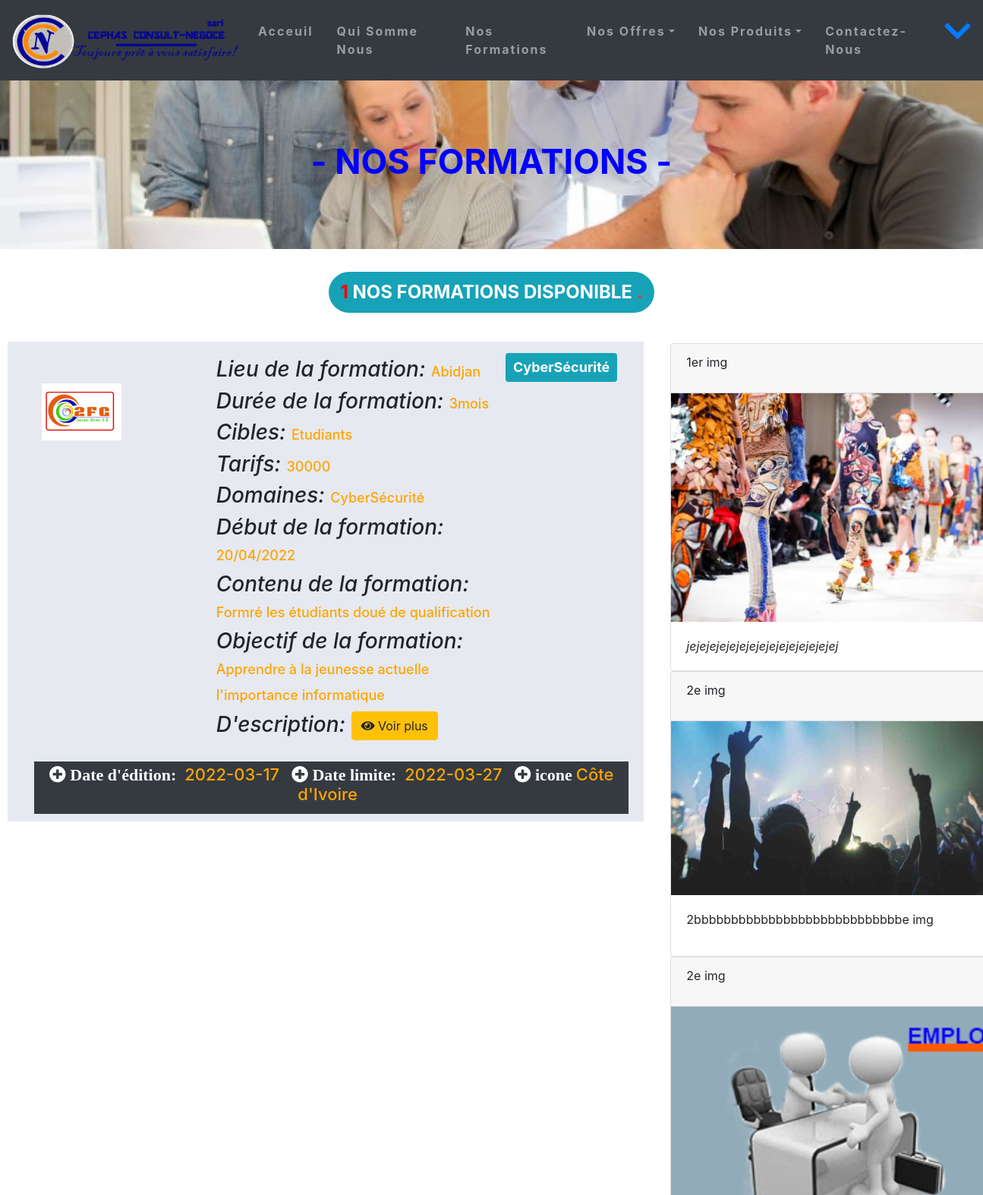
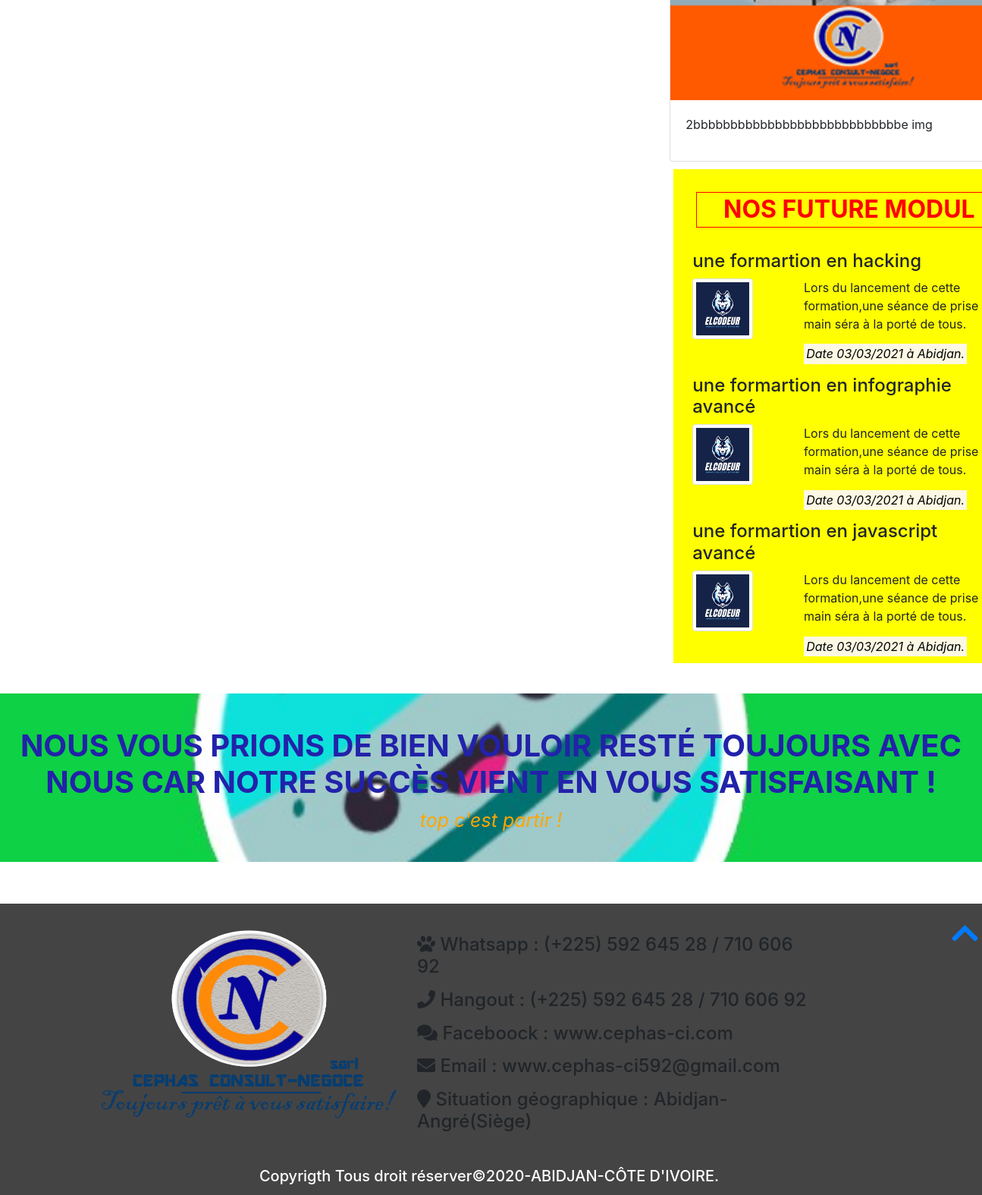
The app's page /nos-formations.php with its own data (2 pictures, top to bottom).
### tables this page shows
CREATE TABLE `formations` (
  `id_formation` int(11) NOT NULL,
  `titre` longtext NOT NULL,
  `contenu` longtext NOT NULL,
  `cible` longtext NOT NULL,
  `duree` varchar(255) NOT NULL,
  `objectif` longtext NOT NULL,
  `debut` varchar(255) NOT NULL,
  `lieu` longtext NOT NULL,
  `tarif` longtext NOT NULL,
  `date_pub` date NOT NULL,
  `date_exp` date NOT NULL,
  `description` longtext NOT NULL,
  `image` longtext NOT NULL,
  `etat` int(250) NOT NULL
);

### redirection-pages/page-formation.php (the view, shortened to what this page needs)
<?php
	$db=new PDO('mysql:host=localhost;dbname=db_cephas','root','',array(PDO::ATTR_ERRMODE=>PDO::ERRMODE_EXCEPTION ));
	$reqFormation=$db->query("SELECT * FROM formations ORDER BY titre");
    $formationInfo=$reqFormation->fetchAll();
?>
		<div class="container text-center" style="margin-top: 30px;">
			<h2>
				<span class="badge badge-striped badge-pill badge-info" style="padding: 15px;">
					<span style="color: red;">
						<?php
								$compteur=$db->query('SELECT count(id_formation) AS nombreFormation FROM formations');
								$affiche=$compteur->fetchAll();
								foreach ($affiche as $affiches) {
									echo $affiches['nombreFormation'];
								}
						?>
					</span>
						NOS FORMATIONS DISPONIBLE <span class="text-danger">.</span>
				</span>
			</h2>
		</div>
		<div class="row block-general">
			<div class="col-lg-8 ">
				<?php foreach ($formationInfo as $tout_offre) {
					?>
						<div class="row sect-1">
							<div class="col-lg-2">
								<h2><img src="ADMIN/pages/formation/imageformation/<?=  $tout_offre['image'] ?>"  style="height:75px;margin: 50px 20px 0 20px;" class=""></h2>
							</div>
							<div class="col-lg-8">
							<div class="ici">
								<h3><i>Lieu de la formation: </i><span style="color: orange;font-size: 18px;"><?= $tout_offre['lieu'] ?></span></h3>
								<h3><i>Durée de la formation: </i><span style="color: orange;font-size: 18px;"><?= $tout_offre['duree'] ?></span></h3>
								<h3><i>Cibles: </i><span style="color: orange;font-size: 18px;"><?= $tout_offre['cible'] ?></span></h3>
								<h3><i>Tarifs: </i><span style="color: orange;font-size: 18px;"><?= $tout_offre['tarif'] ?></span></h3>
								<h3><i>Domaines: </i><span style="color: orange;font-size: 18px;"><?= $tout_offre['titre'] ?></span></h3>
								<h3><i>Début de la formation: </i><span style="color: orange;font-size: 18px;"><?= $tout_offre['debut'] ?></span></h3>
								<h3><i>Contenu de la formation: </i><span style="color: orange;font-size: 18px;"><?= $tout_offre['contenu'] ?></span></h3>
								<h3><i>Objectif de la formation: </i><span style="color: orange;font-size: 18px;"><?= $tout_offre['objectif'] ?></span></h3>
								<h3><i>D'escription: </i><a href="details-formation.php" class="btn btn-warning"><i class="fas fa-eye"> </i>	Voir plus</a></h3>
							</div>
							</div>
							<div class="col-lg-2">
								<span class="badge badge-info" style="padding: 10px;font-size: 18px;float: right;margin-top: 10px;">
									<?= $tout_offre['titre']?>
								</span>
							</div>
							<div class="text-center bg-dark" style="margin-left: 25px;padding: 4px;margin-top: 5px;">
								<h3 style="font-size: 22px;"><i class="fas fa-plus-circle" style="margin-right: 5px; font-size: 22px;color: #fff;"> Date d'édition: </i><span style="color: orange;margin-right: 10px;"> <?= $tout_offre['date_pub'] ?> </span><i class="fas fa-plus-circle" style="margin-right: 5px; font-size: 22px;color: #fff;"> Date limite: </i><span style="color: orange;margin-right: 10px;"> <?= $tout_offre['date_exp'] ?> </span><i class="fas fa-plus-circle" style="margin-right: 5px; font-size: 22px;color: #fff;"> icone </i><span style="color: orange;margin-right: 10px;">Côte d'Ivoire </span></h3>
							</div>
						</div>
						<?php } ?>
					</div>
					<div class="col-lg-4" style="background: #fff;padding-top: 15px;">
						<div class="card" style="width: 460px;">
							<div class="card-header">
									<p>1er img</p>
							</div>
							<img src="public/img/pa.jpg">
							<div class="card-body">
								<i>jejejejejejejejejejejejejejejej</i>
							</div>
						</div>
						<div class="card" style="width: 460px;">
							<div class="card-header">
								<p>2e img</p>
							</div>
							<img src="public/img/ny.jpg">
							<div class="card-body">
								<p>2bbbbbbbbbbbbbbbbbbbbbbbbbbbbe img</p>
							</div>
						</div>
						<div class="card" style="width: 460px;">
							<div class="card-header">
								<p>2e img</p>
							</div>
							<img src="public/img/logo-stand.png">
							<div class="card-body">
								<p>2bbbbbbbbbbbbbbbbbbbbbbbbbbbbe img</p>
							</div>
						</div>
						<div class="row lesBlock">
							<div class="col-md-12">
								<h2 class="text-center">nos future modul</h2>
							</div>
							<div class="col-md-12">
								<h4>une formartion en hacking</h4>
							</div>
							<div class="col-md-4">
								<a href="#"><img src="ADMIN/pages/formation/imageformation/elcodeur.jpg" width="" class="img-thumbnail"></a>
							</div>
							<div class="col-md-8">
								<p>Lors du lancement de cette formation,une séance de prise en main séra à la porté de tous.</p>
								<i><mark>Date 03/03/2021 à Abidjan.</mark></i>
							</div>
							<div class="col-md-12">
								<h4>une formartion en infographie avancé</h4>
							</div>
							<div class="col-md-4">
								<a href="#"><img src="ADMIN/pages/formation/imageformation/elcodeur.jpg" width="" class="img-thumbnail"></a>
							</div>
							<div class="col-md-8">
								<p>Lors du lancement de cette formation,une séance de prise en main séra à la porté de tous.</p>
								<i><mark>Date 03/03/2021 à Abidjan.</mark></i>
							</div>
							<div class="col-md-12">
								<h4>une formartion en javascript avancé</h4>
							</div>
							<div class="col-md-4">
								<a href="#"><img src="ADMIN/pages/formation/imageformation/elcodeur.jpg" width="" class="img-thumbnail"></a>
							</div>
							<div class="col-md-8">
								<p>Lors du lancement de cette formation,une séance de prise en main séra à la porté de tous.</p>
								<i><mark>Date 03/03/2021 à Abidjan.</mark></i>
							</div>
						</div>
					</div>
<div class="containerfluid" id="cest-du-top">
		<div class="row" id="block-encouragement">
			<div class="col-lg-12">
				<h1>Nous vous prions de bien vouloir resté toujours avec nous car notre succès vient en vous satisfaisant !</h1>
				<a href="#"><p><i>top c'est partir !</i></p></a>
			</div>
		</div>
	</div>

### nos-formations.php (shortened to what this page needs)
<!DOCTYPE html>
<html>
<head>
	<link rel="stylesheet" type="text/css" href="public/css/bootstrap.min.css">
	<link rel="stylesheet" type="text/css" href="public/font/all.min.css">
	<link rel="stylesheet" type="text/css" href="public/vendor/fontawesome-free/css/all.min.css">
	<link rel="stylesheet" type="text/css" href="public/slick/slick.css">
  	<link rel="stylesheet" type="text/css" href="public/slick/slick-theme.css">
</head>
<body>
	<div class="containerfluid" style="">
		<?php  include("inclusion/entete.php"); ?>
		<?php  include("inclusion/banire-formation.php"); ?>
	<div class="containerfluid">
		<?php  include("redirection-pages/page-formation.php"); ?>
	</div>
	<div class="containerfluid">
		<?php  include("inclusion/pied.php"); ?>
	</div>
</body>
</html>

### inclusion/entete.php (shortened to what this page needs)
<nav class="navbar navbar-expand-sm bg-dark navbar-dark" id="fleche">
	<div class="navbar-header">
		<a href="#" class="navbar-brand"><img src="public/img/logocephas.png" width="300px;"></a>
	</div>
	<div class="collapse navbar-collapse" id="maNavBar">
		<ul class="navbar-nav ml-auto">
			<li class="nav-item"><a href="indexcephas.php" class="nav-link"><span class="glyphicon glyphicon-home"></span>Acceuil</a></li>
			<li class="nav-item"><a href="qui-sommes-nous.php" class="nav-link"><span class="glyphicon glyphicon-home"></span>Qui Somme Nous</a></li>
			<li class="nav-item"><a href="nos-formations.php" class="nav-link"><span class="glyphicon glyphicon-home"></span>Nos Formations</a></li>
			<li class="nav-item dropdown"><a href="#" class="nav-link dropdown-toggle" id="navbarDrop" data-toggle="dropdown"><span class="glyphicon glyphicon-"></span>Nos Offres</a>
			</li>
			<li class="nav-item dropdown"><a href="#" class="nav-link dropdown-toggle" id="navbarDrop" data-toggle="dropdown"><span class="glyphicon glyphicon-"></span>Nos Produits</a>
			</li>
			<li class="nav-item"><a href="nos-contacts.php" class="nav-link"><span class="glyphicon glyphicon-home"></span>Contactez-Nous</a></li>
			<a href="#fleche2"><li class="fas fa-chevron-down top"></li></a>
		</ul>
	</div>
</nav>

### inclusion/banire-formation.php (shortened to what this page needs)
<section class="baniere overley" id="sect1">
		<div class="row">
			<div class="col-12">
				<h2>- nos formations -</h2>
			</div>
		</div>
	</div>

### inclusion/pied.php (shortened to what this page needs)
<div class="containerfl" style="margin-top: 40px;">
<footer id="fleche2" class="copy bas-page">
	<div class="row ">
		<div class="col-lg-5" style="padding-top:px;">
			<img src="ADMIN/images/Image2.png" width="650px;" style="margin-top: 25px;">
		</div>
		<div class="col-lg-5" style="padding: 15px;">
				<h4><i class="fas fa-paw"></i> Whatsapp : (+225) 592 645 28 / 710 606 92</h4>
				<h4><i class="fas fa-phone"></i> Hangout : (+225) 592 645 28 / 710 606 92</h4>
				<h4><i class="fas  fa-comments"></i> Faceboock : www.cephas-ci.com</h4>
				<h4><i class="fas fa-envelope"></i> Email : www.cephas-ci592@gmail.com</h4>
				<h4><i class="fas fa-map-marker"></i> Situation géographique : Abidjan-Angré(Siège) </h4>
		</div>
		<div class="col-lg-2">
			<ul class="top">
				<a href="#fleche"><li class="fas fa-chevron-up"></li></a>
			</ul>
		</div>
		<div class="col-md-12">
		<h3 class="text-center" style="color: #fff;font-size: 20px;margin-top: 15px;">Copyrigth Tous droit réserver&copy2020-ABIDJAN-CÔTE D'IVOIRE.</h3>
		</div>
	</div>
</footer>
</div>

### inclusion/entete.php (style rules this page uses)
ul li a { margin-right: 15px; letter-spacing: 2px; font-weight: bold; }

### inclusion/banire-formation.php (style rules this page uses)
#sect1 { background: url('public/img/1.jpg'); background-position: 100%; position: relative; background-repeat: no-repeat; padding: 80px 0; background-size: cover; text-align: center; }
.baniere h2 { text-transform: uppercase; font-weight: bold; font-size: 45px; color:blue; }

### redirection-pages/page-formation.php (style rules this page uses)
.block-general { padding: 10px 0 15px 0; margin-top: 15px; background: #fff; }
.sect-1 { padding: 5px 20px 10px 10px; background: #e6e9f0; margin: 13px 5px 5px 10px; }
.ici { margin-left: 100px; padding: 15px; }
#block-encouragement { background-image: url('ADMIN/pages/offres/imageoffre/logo3.jpg'); background-position: 100%; position: relative; background-size: cover; background-repeat: no-repeat; text-align: center; margin-top: 30px; padding: 20px 0; }
#block-encouragement h1 { margin-top: 25px; color: #22a; text-align: center; font-weight: bold;text-transform: uppercase; }
#block-encouragement a { color: orange; font-size: 25px; text-decoration: none; margin: 15px 0 20px 0; }
.lesBlock h2 { font-weight: bold; text-align: center; text-transform: uppercase; border: 1px solid red; color: red; padding: 3px; margin: 20px 2px 15px 5px; }
.lesBlock { background: yellow; padding: 10px; width: 460px; margin: 10px 2px 10px 5px; }
.lesBlock a img { width: 80px; }

### inclusion/pied.php (style rules this page uses)
.bas-page { background: #444; height: px; padding: 10px 5px 5px 0px; }
.top { float: right; font-size: 40px; }
h4 { margin-top: 15px; }

### records on screen
formations: image (picture), lieu "Abidjan", duree "3mois", cible "Etudiants", tarif "30000", titre "CyberSécurité", debut "20/04/2022", contenu "Formré les étudiants doué de qualification", objectif "Apprendre à la jeunesse actuelle l'importance informatique", date_pub "2022-03-17", date_exp "2022-03-27"

### other values on screen
$affiches['nombreFormation'] "1"
